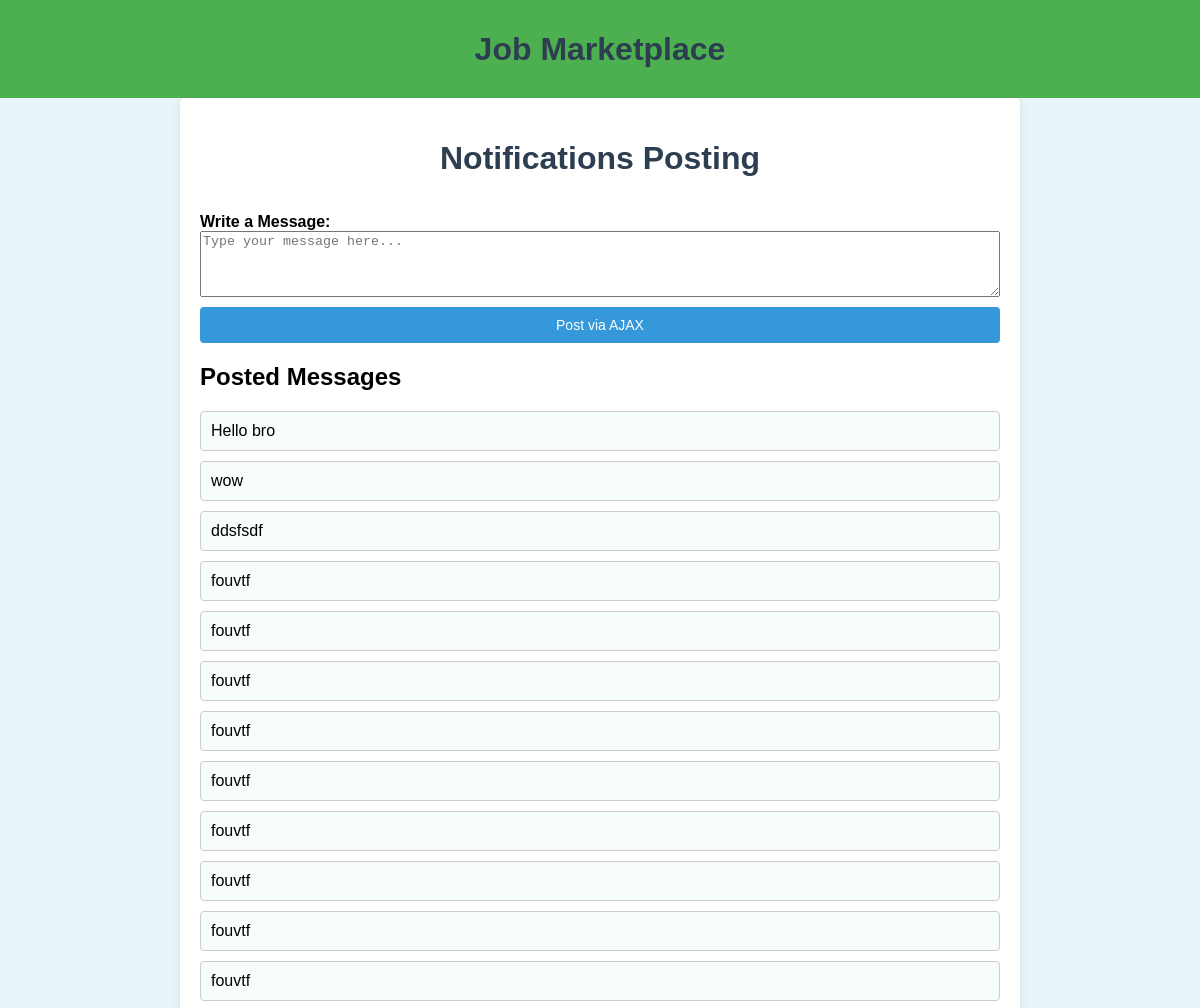
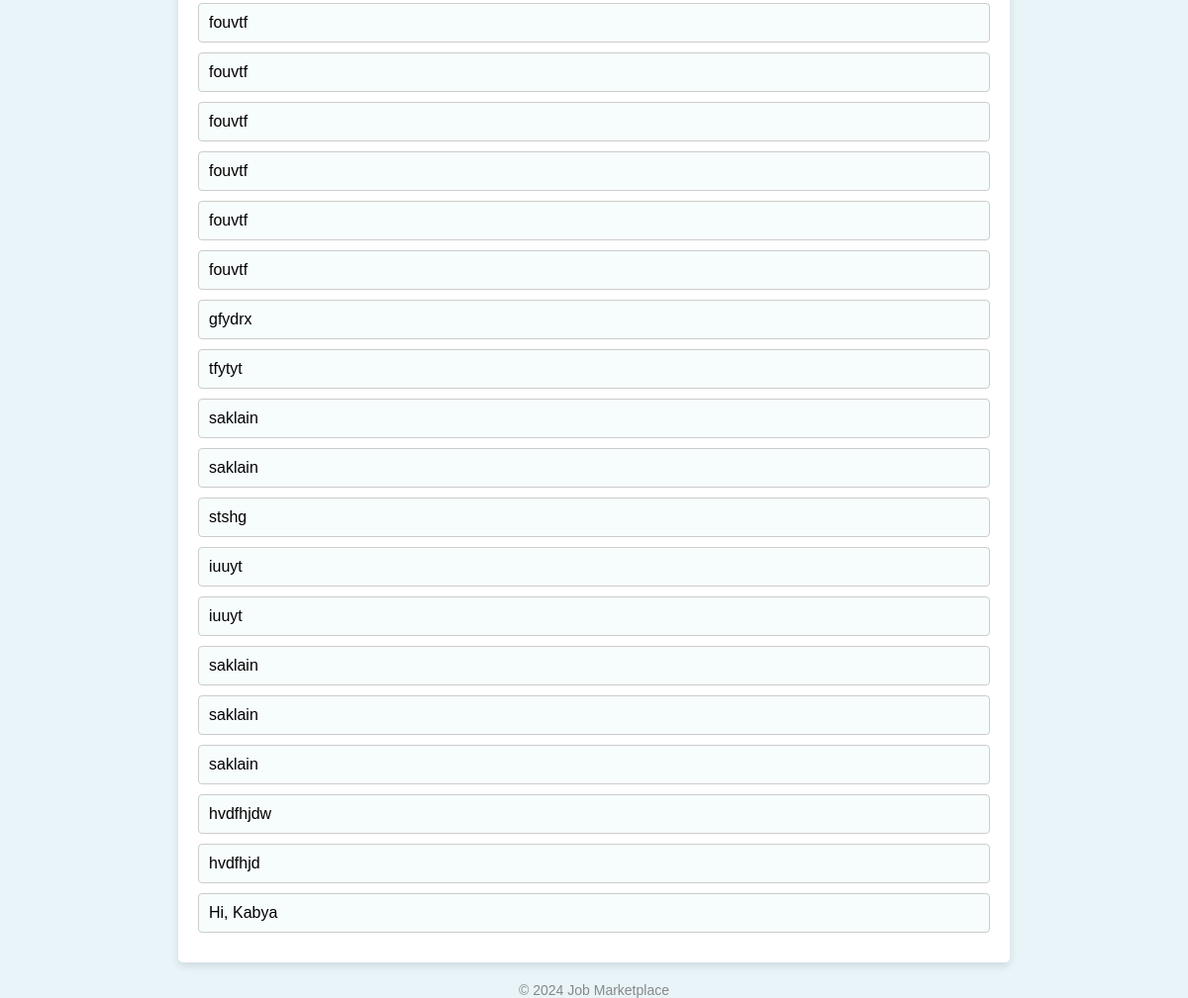
Page /View/notifications.php (signed in) on the committed database (2 pictures, top to bottom).
### tables this page shows
CREATE TABLE `notifications` (
  `id` int(11) NOT NULL,
  `message` text NOT NULL,
  `created_at` timestamp NOT NULL DEFAULT current_timestamp()
);

### Controller/notifications_logic.php (the view, shortened to what this page needs)
<?php
require_once('../Model/db.php');
$query = "SELECT * FROM notifications ORDER BY created_at DESC";
$result = $conn->query($query);
if ($result && $result->num_rows > 0) {
    while ($notification = $result->fetch_assoc()) {
        echo "<div class='message'>" . htmlspecialchars($notification['message']) . "</div>";
    }
} else {
    echo "<p>No notifications yet.</p>";
}
?>

### assets/styles.css (style rules this page uses)
body { font-family: Arial, sans-serif; margin: 0; padding: 0; background-color: #e8f4f8; }
.current-picture img, .job-item, .user-item, .message { border: 1px solid #ccc; border-radius: 4px; }
.message { padding: 10px; background: #f7fcfd; margin-bottom: 10px; }

### rows in the picture
notifications: message "Hello bro"
notifications: message "wow"
notifications: message "ddsfsdf"
notifications: message "fouvtf"
notifications: message "fouvtf"
notifications: message "fouvtf"
notifications: message "fouvtf"
notifications: message "fouvtf"
notifications: message "fouvtf"
notifications: message "fouvtf"
notifications: message "fouvtf"
notifications: message "fouvtf"
notifications: message "fouvtf"
notifications: message "fouvtf"
notifications: message "fouvtf"
notifications: message "fouvtf"
notifications: message "fouvtf"
notifications: message "fouvtf"
notifications: message "gfydrx"
notifications: message "tfytyt"
notifications: message "saklain"
notifications: message "saklain"
notifications: message "stshg"
notifications: message "iuuyt"
notifications: message "iuuyt"
notifications: message "saklain"
notifications: message "saklain"
notifications: message "saklain"
notifications: message "hvdfhjdw"
notifications: message "hvdfhjd"
notifications: message "Hi, Kabya"
